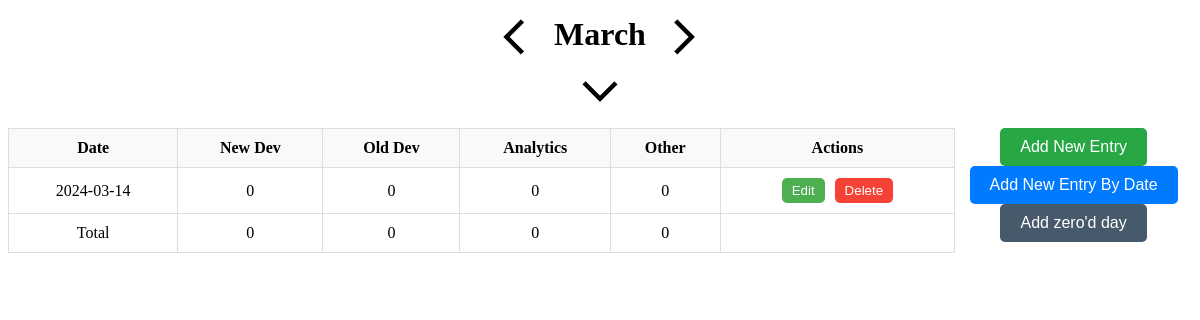
The page / on the database its author committed.
### tables this page shows
CREATE TABLE hours_worked (
    date TEXT DEFAULT (date('now', 'localtime')) PRIMARY KEY,
    new_dev INTEGER DEFAULT 0,
    old_dev INTEGER DEFAULT 0,
    analytics INTEGER DEFAULT 0,
    other INTEGER DEFAULT 0
);

### main.py (the view)
@app.route("/")
def hello_world():
    data = get_all_data_from_this_month()
    month_name = None
    if data:
        date_str = data[0]['date']
        date = datetime.strptime(date_str, "%Y-%m-%d")
        month_name = date.strftime("%B")
    return render_template('main.html', data=data, month_name=month_name, month=0, disable='')

### sqlite/db_manager.py (called while the page is built)
def adjust_month(months=0):
    date = datetime.now()
    adjusted_date = date + relativedelta(months=months)
    return adjusted_date.strftime("%Y-%m-%d")

def get_db_connection():
    conn = sqlite3.connect('sqlite/database.db')
    conn.row_factory = sqlite3.Row
    return conn

def get_all_data(query="SELECT * FROM hours_worked ORDER BY date"):
    conn = get_db_connection()
    rows = conn.execute(query).fetchall()
    return [dict(row) for row in rows]

def get_all_data_from_this_month():
    return get_data_adjusted_from_current_month()

def get_data_adjusted_from_current_month(adj_mon=0):
    month = adjust_month(adj_mon)
    query = f"SELECT * FROM hours_worked WHERE strftime('%Y-%m', date) = '{month[:7]}' ORDER BY date"
    return get_all_data(query)

### templates/main.html (shortened to what this page needs)
<!doctype html>
<html>
<head>
    <link rel="stylesheet" type="text/css" href="{{ url_for('static', filename='styles.css') }}">
</head>
<body>
    <div class="month-nav">
        {% if disable != 'prev' %}
            <a href="{{ url_for('table_prev', month=month) }}" class="nav-item">
                <span class="material-symbols-outlined md-48">chevron_left</span>
            </a>
        {% endif %}
        <div class="month-container">
            <h1 class="nav-item month-title">{{month_name}}</h1>
            <span class="material-symbols-outlined nav-item">expand_more</span>
        </div>
        {% if disable != 'next' %}
        <a href="{{ url_for('table_next', month=month) }}" class="nav-item">
            <span class="material-symbols-outlined">chevron_right</span>
        </a>
        {% endif %}
    </div>
    <div class="table-container">
        <div class="left-table">
            <table class="styled-table">
                <thead>
                    <tr>
                        <th class="header">Date</th>
                        <th class="header">New Dev</th>
                        <th class="header">Old Dev</th>
                        <th class="header">Analytics</th>
                        <th class="header">Other</th>
                        <th class="header">Actions</th>
                    </tr>
                </thead>
                <tbody>
                    {% for item in data %}
                    <tr>
                        <td class="date-column">{{item.date}}</td>
                        <td class="new-dev-column">{{item.new_dev}}</td>
                        <td class="old-dev-column">{{item.old_dev}}</td>
                        <td class="analytics-column">{{item.analytics}}</td>
                        <td class="other-column">{{item.other}}</td>
                        <td>
                            <div class="button-container">
                                <a href="{{ url_for('edit_hours', date=item['date']) }}"><button class="edit-button">Edit</button></a>
                                <form action="{{ url_for('delete', date=item['date']) }}" method="POST">
                                    <button type="submit" class="delete-button" onclick="return confirm('Are you sure you want to delete this entry?')">Delete</button>
                                </form>
                            </div>
                        </td>
                    </tr>
                    {% endfor %}
                    <tr>
                        <td class="total-label">Total</td>
                        <td class="new-dev-total">{{ data|sum(attribute='new_dev') }}</td>
                        <td class="old-dev-total">{{ data|sum(attribute='old_dev') }}</td>
                        <td class="analytics-total">{{ data|sum(attribute='analytics') }}</td>
                        <td class="other-total">{{ data|sum(attribute='other') }}</td>
                        <td></td>
                    </tr>
                </tbody>
            </table>
        </div>
        <div class="right-buttons">
            <div class="btn-container">
                <a href="/form/today"><button class="btn btn-green">Add New Entry</button></a>
                <a href="/form/pick"><button class="btn btn-blue">Add New Entry By Date</button></a>
                <form action="{{ url_for('add_hours') }}" method="POST">
                    <button type="submit" class="btn btn-grey">Add zero'd day</button>
                </form>
            </div>
        </div>
    </div>
</body>

### static/styles.css (style rules this page uses)
.month-nav { display: flex; justify-content: center; align-items: top; position: absolute; top: 0; left: 50%; transform: translateX(-50%); }
.month-container { display: flex; flex-direction: column; align-items: center; }
.material-symbols-outlined { font-size: 4.375rem !important; vertical-align: top; }
.nav-item { margin: 0.125rem; text-decoration: none; color: inherit; outline: none; }
.month-title { margin-top: 1rem; }
.table-container { display: flex; margin-top: 8rem; }
.left-table { flex: 80%; }
.right-buttons { flex: 20%; }
.styled-table { width: 100%; border-collapse: collapse; }
.styled-table thead tr { background-color: #f8f9fa; }
.styled-table th, .styled-table td { padding: 10px; border: 1px solid #ddd; text-align: center; }
.button-container { display: flex; gap: 10px; justify-content: center; }
.edit-button, .delete-button { padding: 5px 10px; border: none; border-radius: 5px; cursor: pointer; }
.edit-button { background-color: #4caf50; color: white; }
.delete-button { background-color: #f44336; color: white; }
.btn-container { display: flex; flex-direction: column; justify-content: space-between; align-items: center; height: 40%; }
.btn { padding: 10px 20px; border: none; border-radius: 5px; color: white; text-decoration: none; font-size: 16px; transition: background-color 0.3s ease; }
.btn-blue { background-color: #007BFF; }
.btn-green { background-color: #28a745; }
.btn-grey { background-color: #475a6b; }

### rows shown on the page
hours_worked: date "2024-03-14", new_dev "0", old_dev "0", analytics "0", other "0"

### other values the page prints
{{ month_name }} "March"
{{ data|sum(attribute='new_dev') }} "0"
{{ data|sum(attribute='old_dev') }} "0"
{{ data|sum(attribute='analytics') }} "0"
{{ data|sum(attribute='other') }} "0"
